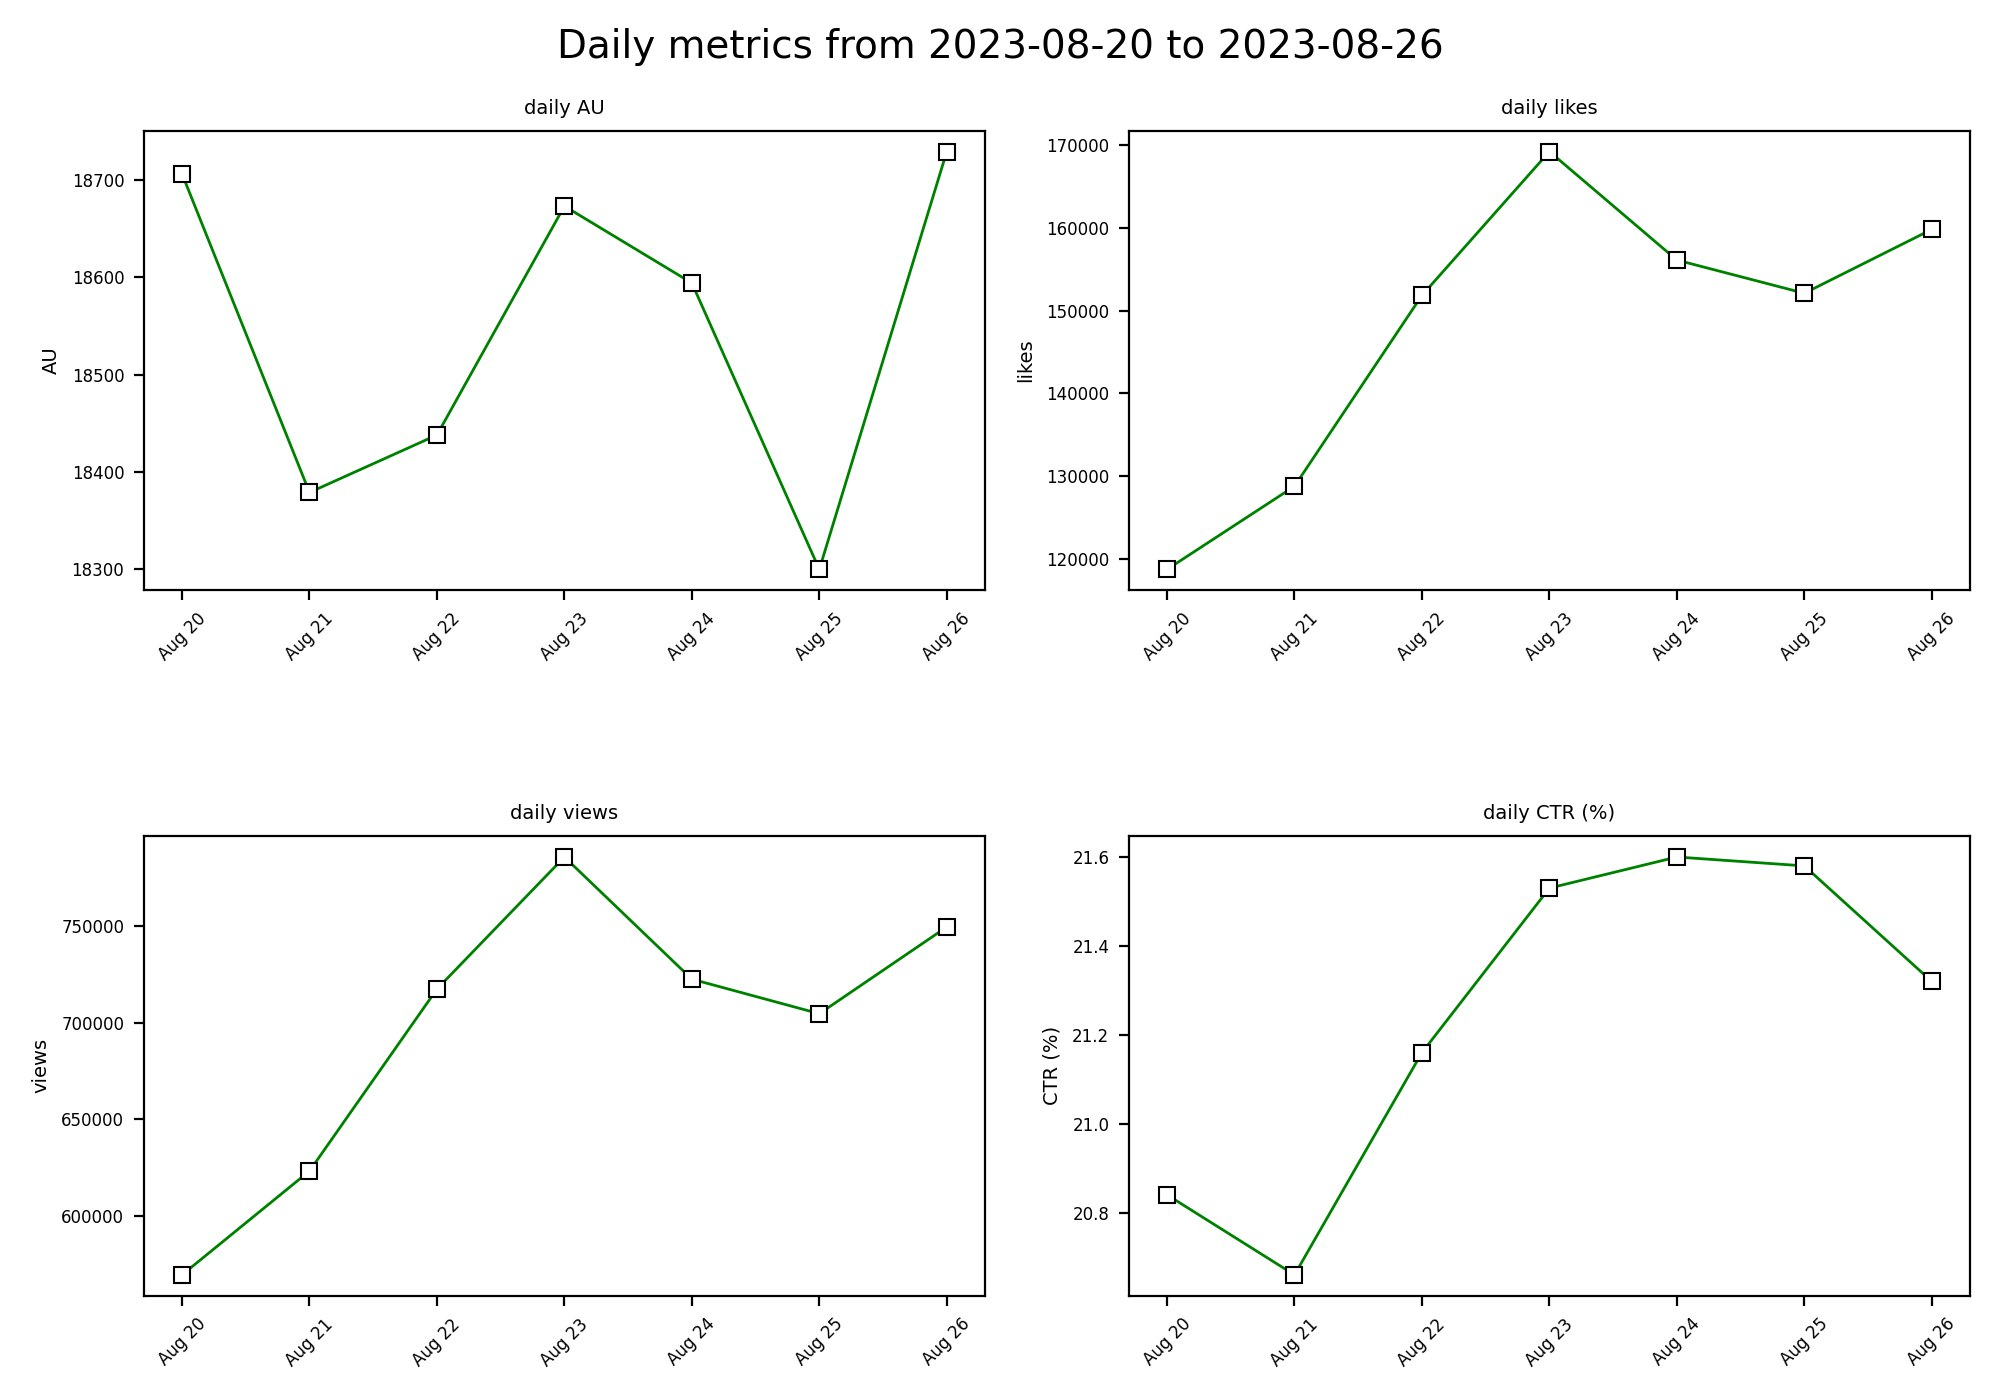

Python code for this plot:
### DESCRIPTION ###

# Here, we set up an automated reporting system using Airflow.
# The system performs an ETL task and reports via corporate messenger chat 
# (Telegram in this case).
# The report includes key daily metrics for the past week:
# DAU, likes, views, CTR.

# An example of the report is shown in the file 'daily-report.jpg'

### IMPORTS ###

# hide database access passwords
import os
from dotenv import load_dotenv

# file work and time
import io
from datetime import datetime, timedelta

# suppress matplotlib warnings
import warnings
import logging

# calculation and data manipulation
import pandas as pd
import pandahouse as ph # Connect with clickhouse DB

# plotting
import matplotlib.pyplot as plt
from matplotlib.ticker import MaxNLocator
import seaborn as sns

# report bot-related methods
import telegram

from airflow.decorators import dag, task
from airflow.operators.python import get_current_context

### DEFINE FUNCTIONS WE WOULD NEED

# Create a function that plots a lineplot on a given grid
def lineplotter(
    data,
    x: str,
    y: str,
    ax,
    hue: str = None,
    title: str = None,
    xlabel: str = None,
    ylabel: str = None,
    legend: bool = True,
    to_format_date=False,
    ) -> None:
    """
    Plots a lineplot for the given dataframe (table) on the given axis (ax)
    """
    fontsize = 7
    labelsize = 6
    
    # Check the label values and infer those not set from the table:
    if not ylabel:
        ylabel = y
    if not title:
        title = f"{ylabel} vs {xlabel}"
        
    # Plot the line plot
    sns.lineplot(
        data=data,
        x=x, 
        y=y, 
        ax=ax,
        hue=hue,
        linewidth=1,
        legend=legend,
        color='green',
        marker="s",
        markerfacecolor='white',
        markeredgecolor='black',
    )
    
    ax.set_title(title, fontsize=fontsize)
    ax.set_xlabel(xlabel, fontsize=fontsize)
    ax.set_ylabel(ylabel, fontsize=fontsize)
    
    if legend:
        ax.legend(fontsize=fontsize)

    # Set the tick labels
    
    ax.tick_params(axis='x', rotation=45, labelsize=labelsize)
    ax.tick_params(axis='y', rotation=0, labelsize=labelsize)
    
    if to_format_date:
        # set the format of the date
        ax.xaxis.set_major_formatter(plt.matplotlib.dates.DateFormatter('%b %d'))  # Month Day format

def save_send_plot(chat_id, bot):
    def decorator(func):
        def wrapper(df, date_column):
            func(df, date_column)
            plot_object = io.BytesIO()
            plt.savefig(plot_object, dpi=200)
            plot_object.seek(0)
            plot_object.name = 'test_plot.png'
            plt.close()
            bot.sendPhoto(chat_id=chat_id, photo=plot_object)
        return wrapper
    return decorator 

def send_report(chat_id, bot):
    def decorator(func):
        def wrapper(df, date_column='day', day_offset=0):
            message = func(df, date_column, day_offset)
            
            bot.sendMessage(chat_id=chat_id, 
                            text=message, 
                            parse_mode='HTML'
                           ) 
        return wrapper
    return decorator 

### DEFINE PARAMETERS AND CONSTANTS ###

# Load environment variables (database password, telegram bot token and chat ID) from .env file
load_dotenv()

# introduce the secret variable to connect to the db
db_pwd = os.environ.get('db_pwd')
bot_token = os.environ.get('bot_token')
chat_id = os.environ.get('chat_id')

# default arguments to be used in our tasks
default_args = {
    'owner': 'd-shiriaev',
    'depends_on_past': False,
    'retries': 2,
    'retry_delay': timedelta(minutes=5),
    'start_date': datetime(2023, 8, 15),
}

# DAG launching interval, in cron format
schedule_interval = '00 11 * * *'

# to connect with source database
connection_sim = {
    'host': 'https://clickhouse.lab.karpov.courses',
      'database': 'simulator_20230720',
      'user': 'student', 
      'password': db_pwd
     }

# to account for database issue, not look at past recent days (which may be absent in our db)
# set it to 0 to get data for yesterday (text) and past 7 days (plots)
day_offset = 0

# query to get data for the report
query = f"""
SELECT
    toDate(time) AS day,
    count(DISTINCT user_id) AS AU,
    countIf(action = 'like') AS likes,
    countIf(action = 'view') AS views,
    round(likes * 100 / views, 2) AS CTR
FROM simulator_20230720.feed_actions
WHERE toDate(time) BETWEEN (today() - 7 - {day_offset}) AND today() - 1 - {day_offset}
GROUP BY toDate(time)
            """

bot = telegram.Bot(token=bot_token) # bot access

### DAG CREATION ###

# create a dag
@dag(
    default_args=default_args, 
    schedule_interval=schedule_interval, 
    catchup=False
)
def dag_sim_shiriaev_task_9_1():  
    
    # get a df to work with
    @task()
    def extract(query, connection):
        # import a table to a dataframe
        df_cube = ph.read_clickhouse(
            query=query,
            connection=connection
        )
        return df_cube.rename(columns={'CTR': 'CTR (%)'})
    
    # make plots and send them in tg
    @task()
    @save_send_plot(chat_id=chat_id, bot=bot)
    def make_report_plot(df, date_column='day'):  

        # make a canvas, set sizes
        fig, axs = plt.subplots(2, 2, figsize=(10, 7))

        # make a fig title
        start_date = df[date_column].iloc[0].date()
        end_date = df[date_column].iloc[-1].date()
        fig.suptitle(f"Daily metrics from {start_date} to {end_date}", fontsize=14)

        for metric, ax in zip(df.columns[1:], axs.reshape(-1)):

            lineplotter(
                data=df,
                x=date_column,
                y=metric,
                ax=ax,
                title=f'daily {metric}',
                ylabel=f'{metric}',
                legend=False,
                to_format_date=True,
                )

        plt.tight_layout(h_pad=5)
    
    # make text report and send it in tg
    @task()
    @send_report(chat_id=chat_id, bot=bot)
    def make_report_text(
        df, 
        date_column='day', 
        day_offset=0
    ):
        # Calculate target_day's date
        target_day = datetime.now().date() - timedelta(days=day_offset + 1)

        # Create a mask for rows with date = target_day
        mask = df[date_column].dt.date == target_day

        # Apply the mask to the DataFrame
        filtered_df = df[mask]

        # make a template for a report
        message_start = \
        "<pre>Daily metrics report:\ndate:"\
        f" {target_day.strftime('%d %b')} "\
        f"({day_offset + 1} day(s) ago).\n" + '-' * 27 + '\n'

        message_end = \
        '-' * 27 +\
        f"\nError reference:\n"\
        f"NaN -  no values present for the day.\n"\
        f'inf - multiple "day" rows correspond to the same day.\n</pre>\n' 

        report_df = pd.DataFrame(columns=['metric','value']).set_index('metric')
        # iterate over the df columns and append the values to the template
        for column in df.columns[1:]:

            if filtered_df.shape[0] == 0:
                report_df.loc[column, 'value'] = pd.NA

            elif filtered_df.shape[0] > 1:
                report_df.loc[column, 'value'] = 'inf'

            else:
                report_df.loc[column, 'value'] = filtered_df[column].iloc[0]

        table = message_start + report_df.to_csv(sep='|',).replace('|',  ' '*5) + message_end

        return table

 
    # get the data
    df_to_report = extract(query, connection_sim)
    
    # send a text report
    make_report_text(df_to_report, day_offset=day_offset)
    
    # send plots
    make_report_plot(df=df_to_report, date_column='day')


# launch the dag
dag_sim_shiriaev_task_9_1 = dag_sim_shiriaev_task_9_1()
